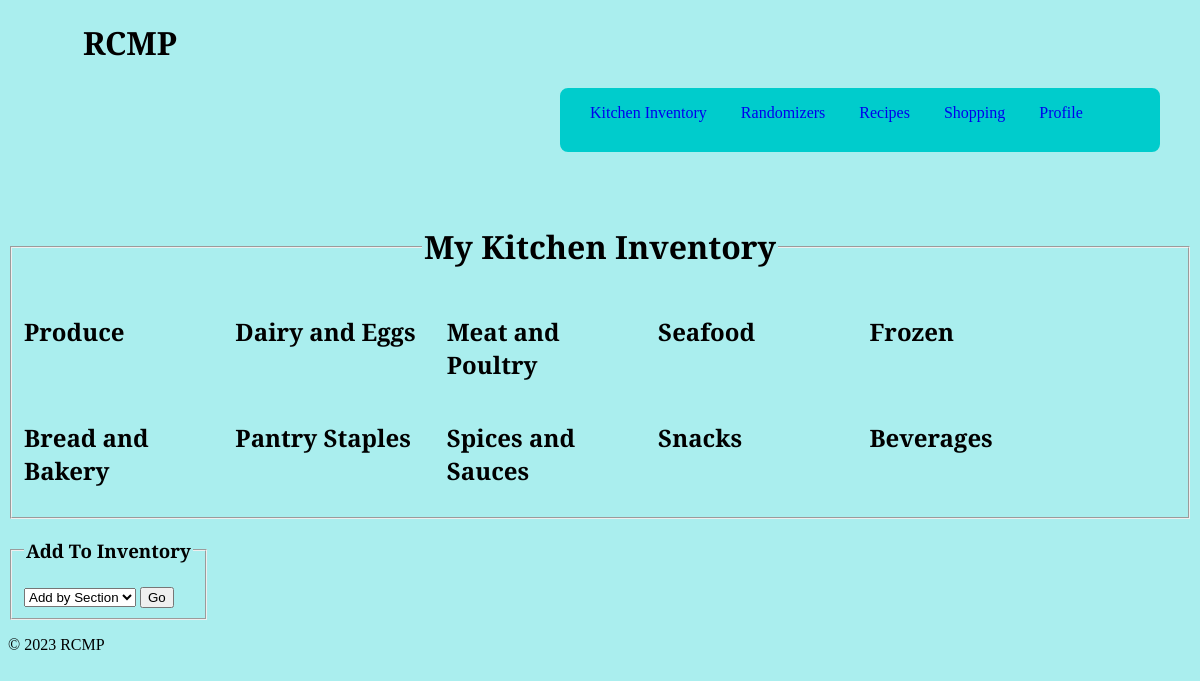
/Kitchen-Inventory, run on an earlier commit of the app's database.
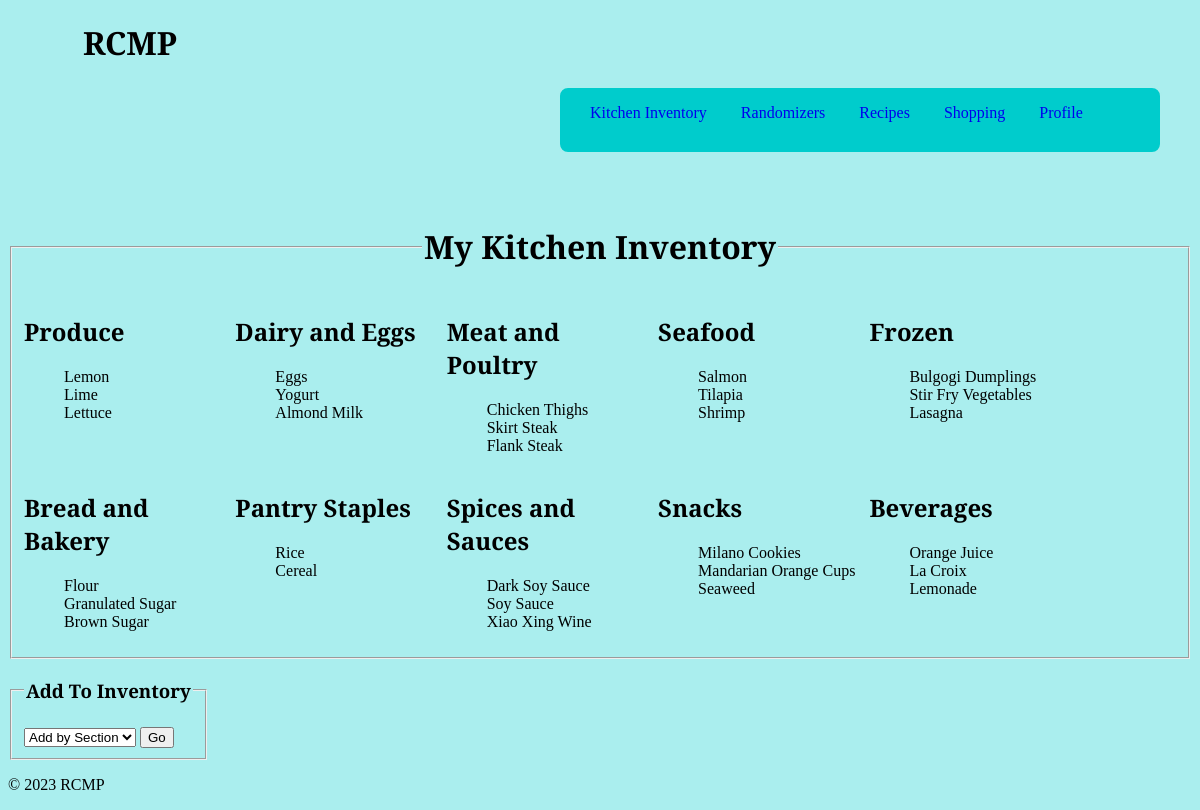
And on a later commit of the database.
### tables this page shows
CREATE TABLE KI_inventory(id INT PRIMARY KEY, item VARCHAR(50), CID VARCHAR(2), SID VARCHAR(4), stock_status BOOL, FOREIGN KEY (CID) REFERENCES KI_categories(id), FOREIGN KEY (SID) REFERENCES SS_all_stores(id));

### app.py (the view)
@app.route('/Kitchen-Inventory', methods=['POST', 'GET'])
def inventory():
    inv_data = ki.extract_inventory()
    return render_template('K-Inventory.html', data=inv_data)

### Kitchen_Inventory/inventory.py (called while the page is built)
def extract_inventory() -> dict:
	category_info = {id:name for id,name in curs.execute('SELECT id, name FROM KI_categories')}
	all_data = {category_info[data]:[] for data in category_info}
	item_info = [data for data in curs.execute('SELECT item, CID FROM KI_inventory')]
	for item,cid in item_info:
		cat_name = category_info[cid]
		all_data[cat_name].append(item)
	return all_data

### templates/K-Inventory.html (shortened to what this page needs)
{% extends 'base.html' %}
{% block head %}
    <link rel="stylesheet" type="text/css" href="../static/css/inventory.css">
{% endblock %}
{% block content %}
    <fieldset class="inventory-display">
        <legend class="page-title">
            <h1>My Kitchen Inventory</h1>
        </legend>
        <div class="category-grid">
            <div class="category">
                <h2>Produce</h2>
                <ul class="inventory-items">
                    {% for items in data['produce'] %}
                    <li>{{  items  }}</li>
                    {% endfor %}
                </ul>
            </div>
            <div class="category">
                <h2>Dairy and Eggs</h2>
                <ul class="inventory-items">
                    {% for items in data['dairy_eggs'] %}
                    <li>{{  items  }}</li>
                    {% endfor %}
                </ul>
            </div>
            <div class="category">
                <h2>Meat and Poultry</h2>
                <ul class="inventory-items">
                    {% for items in data['meat_poultry'] %}
                    <li>{{  items  }}</li>
                    {% endfor %}
                </ul>
            </div>
            <div class="category">
                <h2>Seafood</h2>
                <ul class="inventory-items">
                    {% for items in data['seafood'] %}
                    <li>{{  items  }}</li>
                    {% endfor %}
                </ul>
            </div>
            <div class="category">
                <h2>Frozen</h2>
                <ul class="inventory-items">
                    {% for items in data['frozen'] %}
                    <li>{{  items  }}</li>
                    {% endfor %}
                </ul>
            </div>
        </div>
        <div class="category-grid">
            <div class="category">
                <h2>Bread and Bakery</h2>
                <ul class="inventory-items">
                    {% for items in data['bread_bakery'] %}
                    <li>{{  items  }}</li>
                    {% endfor %}
                </ul>
        </div>
        <div class="category">
            <h2>Pantry Staples</h2>
            <ul class="inventory-items">
                {% for items in data['pantry'] %}
                <li>{{  items  }}</li>
                {% endfor %}
            </ul>
        </div>
        <div class="category">
            <h2>Spices and Sauces</h2>
            <ul class="inventory-items">
                {% for items in data['sauces_spices'] %}
                <li>{{  items  }}</li>
                {% endfor %}
            </ul>
        </div>
        <div class="category">
            <h2>Snacks</h2>
            <ul class="inventory-items">
                {% for items in data['snacks'] %}
                <li>{{  items  }}</li>
                {% endfor %}
            </ul>
        </div>
        <div class="category">
            <h2>Beverages</h2>
            <ul class="inventory-items">
                {% for items in data['beverages'] %}
                <li>{{  items  }}</li>
                {% endfor %}
            </ul>
        </div>
    </fieldset>
    <div class="add-inventory">
        <fieldset>
            <legend>
                <h3>Add To Inventory</h3>
            </legend>
            <form action="/add_inventory" method="post">
                <select name="add-inv">
                    <option value="Individual">Add by Section</option>
                </select>
                <input type="submit" value="Go">
            </form>
        </fieldset>
    </div>
{% endblock %}

### templates/base.html (shortened to what this page needs)
<!DOCTYPE html>
<html lang="en">
<head>
    <link rel="stylesheet" type="text/css" href="../static/css/styles.css">
    {% block head %}
    {% endblock %}
</head>
<body>
    <header>
        <h1 class="logo">
            <a href="/home">RCMP</a>
        </h1>
    </header>
    <nav>
        <div class="all-links">
            <span class="nav-link">
                <a href="/Kitchen-Inventory">Kitchen Inventory</a>
            </span>
            <span class="nav-link">
                <a href="#Rn">Randomizers</a>
            </span>
            <span class="nav-link">
                <a href="#RC">Recipes</a>
            </span>
            <span class="nav-link">
                <a href="#Sp">Shopping</a>
            </span>
            <span class="nav-link">
                <a href="#PF">Profile</a>
            </span>
        </div>
    </nav>
    <main>
        {% block content %}{% endblock %}
    </main>
    <footer>
        <p>&copy; 2023 RCMP</p>
    </footer>
</body>
</html>

### static/css/styles.css (style rules this page uses)
.logo { margin-left: 75px; }
.logo a { text-decoration: none; color: black; }
body { font-family: 'Playfair Display', serif; background-color: rgb(170, 238, 238); }
nav { border: 2px solid rgb(170, 238, 238); margin-left: auto; margin-right: 30px; margin-bottom: 50px; padding-top: 2vh; padding-bottom: 2vh; height: 4vh; width: 600px; background-color: #00CCCC; border-radius: 10px; }
.nav-link { padding-left: 30px; }
nav a { text-decoration: none; }
.page-title { text-align: center; }

### static/css/inventory.css (style rules this page uses)
.category-grid { width: 100%; }
.category { width: 18%; display: inline-block; vertical-align: text-top; }
.inventory-items { list-style-type: none; font-weight: 500; }
.add-inventory { display: inline-block; }

What changed in the data, as far as the page shows it:
added KI_inventory: item "Lemon", shown under "Produce"
added KI_inventory: item "Lime", shown under "Produce"
added KI_inventory: item "Lettuce", shown under "Produce"
added KI_inventory: item "Eggs", shown under "Dairy and Eggs"
added KI_inventory: item "Yogurt", shown under "Dairy and Eggs"
added KI_inventory: item "Almond Milk", shown under "Dairy and Eggs"
added KI_inventory: item "Chicken Thighs", shown under "Meat and Poultry"
added KI_inventory: item "Skirt Steak", shown under "Meat and Poultry"
added KI_inventory: item "Flank Steak", shown under "Meat and Poultry"
added KI_inventory: item "Salmon", shown under "Seafood"
added KI_inventory: item "Tilapia", shown under "Seafood"
added KI_inventory: item "Shrimp", shown under "Seafood"
added KI_inventory: item "Bulgogi Dumplings", shown under "Frozen"
added KI_inventory: item "Stir Fry Vegetables", shown under "Frozen"
added KI_inventory: item "Lasagna", shown under "Frozen"
added KI_inventory: item "Flour", shown under "Bread and Bakery"
added KI_inventory: item "Granulated Sugar", shown under "Bread and Bakery"
added KI_inventory: item "Brown Sugar", shown under "Bread and Bakery"
added KI_inventory: item "Rice", shown under "Pantry Staples"
added KI_inventory: item "Cereal", shown under "Pantry Staples"
added KI_inventory: item "Dark Soy Sauce", shown under "Spices and Sauces"
added KI_inventory: item "Soy Sauce", shown under "Spices and Sauces"
added KI_inventory: item "Xiao Xing Wine", shown under "Spices and Sauces"
added KI_inventory: item "Milano Cookies", shown under "Snacks"
added KI_inventory: item "Mandarian Orange Cups", shown under "Snacks"
added KI_inventory: item "Seaweed", shown under "Snacks"
added KI_inventory: item "Orange Juice", shown under "Beverages"
added KI_inventory: item "La Croix", shown under "Beverages"
added KI_inventory: item "Lemonade", shown under "Beverages"
